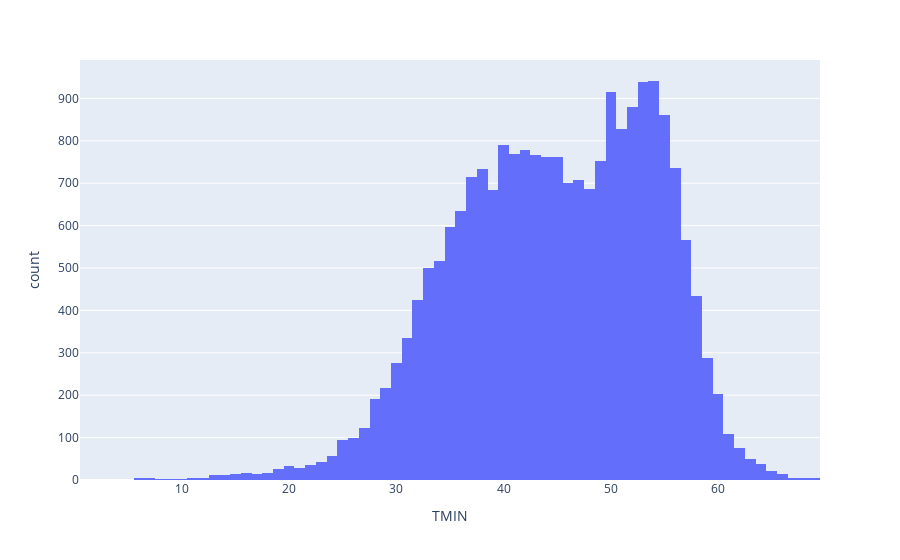

Source (notebook cell):
### Markdown cell above
___

### Code cell
fig = px.histogram(df, x='TMIN')
fig.show()

### Figure 1 — Plotly figure (JSON) as saved in the notebook; plotly's stock layout.template omitted (floating-point values rounded to 4 significant figures; data arrays with more than 128 entries replaced by an {"elided": "..."} marker saying what was removed)
{"data": [{"alignmentgroup": "True", "bingroup": "x", "hovertemplate": "TMIN=%{x}<br>count=%{y}<extra></extra>", "legendgroup": "", "marker": {"color": "#636efa", "pattern": {"shape": ""}}, "name": "", "offsetgroup": "", "orientation": "v", "showlegend": false, "type": "histogram", "x": {"elided": "21846 int values"}, "xaxis": "x", "yaxis": "y"}], "layout": {"autosize": true, "barmode": "relative", "legend": {"tracegroupgap": 0}, "margin": {"t": 60}, "xaxis": {"anchor": "y", "autorange": true, "domain": [0, 1], "range": [0.5, 69.5], "title": {"text": "TMIN"}, "type": "linear"}, "yaxis": {"anchor": "x", "autorange": true, "domain": [0, 1], "range": [0, 990.5], "title": {"text": "count"}}}}
